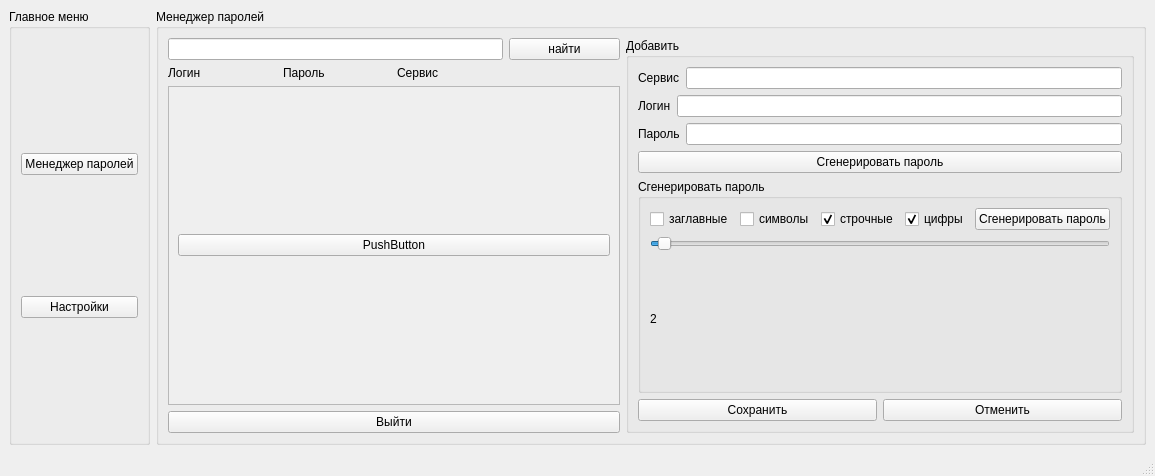
<?xml version="1.0" encoding="UTF-8"?>
<ui version="4.0">
 <class>MainWindow</class>
 <widget class="QMainWindow" name="MainWindow">
  <property name="geometry">
   <rect>
    <x>0</x>
    <y>0</y>
    <width>1155</width>
    <height>476</height>
   </rect>
  </property>
  <property name="windowTitle">
   <string>MainWindow</string>
  </property>
  <widget class="QWidget" name="centralwidget">
   <layout class="QHBoxLayout" name="horizontalLayout_5">
    <item>
     <layout class="QHBoxLayout" name="horizontalLayout" stretch="0,1">
      <item>
       <widget class="QGroupBox" name="menu_groupBox">
        <property name="title">
         <string>Главное меню</string>
        </property>
        <layout class="QHBoxLayout" name="horizontalLayout_2">
         <item>
          <layout class="QVBoxLayout" name="menu_verticalLayout">
           <item>
            <widget class="QPushButton" name="listpswdOpen_pushButton">
             <property name="text">
              <string>Менеджер паролей</string>
             </property>
            </widget>
           </item>
           <item>
            <widget class="QPushButton" name="settings_pushButton">
             <property name="text">
              <string>Настройки</string>
             </property>
            </widget>
           </item>
          </layout>
         </item>
        </layout>
       </widget>
      </item>
      <item>
       <widget class="QGroupBox" name="pswdMg_groupBox">
        <property name="title">
         <string>Менеджер паролей</string>
        </property>
        <layout class="QVBoxLayout" name="verticalLayout">
         <property name="sizeConstraint">
          <enum>QLayout::SizeConstraint::SetMinimumSize</enum>
         </property>
         <item>
          <layout class="QHBoxLayout" name="pswdMg_horizontalLayout" stretch="2,0">
           <item>
            <layout class="QVBoxLayout" name="accountList_verticalLayout">
             <item>
              <layout class="QVBoxLayout" name="MgListAcc_verticalLayout">
               <item>
                <layout class="QHBoxLayout" name="findAcc_horizontalLayout" stretch="3,1">
                 <property name="sizeConstraint">
                  <enum>QLayout::SizeConstraint::SetMinimumSize</enum>
                 </property>
                 <item>
                  <widget class="QLineEdit" name="findAcc_lineEdit"/>
                 </item>
                 <item>
                  <widget class="QPushButton" name="findAcc_pushButton">
                   <property name="text">
                    <string>найти</string>
                   </property>
                  </widget>
                 </item>
                </layout>
               </item>
               <item>
                <layout class="QHBoxLayout" name="horizontalLayout_4">
                 <item>
                  <widget class="QLabel" name="label_2">
                   <property name="text">
                    <string>Логин</string>
                   </property>
                  </widget>
                 </item>
                 <item>
                  <widget class="QLabel" name="label">
                   <property name="text">
                    <string>Пароль</string>
                   </property>
                  </widget>
                 </item>
                 <item>
                  <widget class="QLabel" name="label_3">
                   <property name="text">
                    <string>Сервис</string>
                   </property>
                  </widget>
                 </item>
                 <item>
                  <widget class="QLabel" name="label_4">
                   <property name="text">
                    <string/>
                   </property>
                  </widget>
                 </item>
                </layout>
               </item>
               <item>
                <widget class="QScrollArea" name="scrollArea">
                 <property name="widgetResizable">
                  <bool>true</bool>
                 </property>
                 <widget class="QWidget" name="scrollAreaWidgetContents">
                  <property name="geometry">
                   <rect>
                    <x>0</x>
                    <y>0</y>
                    <width>438</width>
                    <height>276</height>
                   </rect>
                  </property>
                  <layout class="QHBoxLayout" name="horizontalLayout_3">
                   <item>
                    <layout class="QVBoxLayout" name="listAcc_verticalLayout">
                     <item>
                      <widget class="QPushButton" name="pushButton">
                       <property name="text">
                        <string>PushButton</string>
                       </property>
                      </widget>
                     </item>
                    </layout>
                   </item>
                  </layout>
                 </widget>
                </widget>
               </item>
              </layout>
             </item>
             <item>
              <widget class="QPushButton" name="exitPswdMg_pushButton">
               <property name="text">
                <string>Выйти</string>
               </property>
              </widget>
             </item>
            </layout>
           </item>
           <item>
            <widget class="QGroupBox" name="addNewAc_groupBox">
             <property name="title">
              <string>Добавить</string>
             </property>
             <layout class="QVBoxLayout" name="verticalLayout_5">
              <item>
               <layout class="QVBoxLayout" name="addNewAc_verticalLayout">
                <item>
                 <layout class="QHBoxLayout" name="addNewAcServ_horizontalLayout">
                  <item>
                   <widget class="QLabel" name="addNewAcServ_label">
                    <property name="text">
                     <string>Сервис</string>
                    </property>
                   </widget>
                  </item>
                  <item>
                   <widget class="QLineEdit" name="addNewAcServ_lineEdit"/>
                  </item>
                 </layout>
                </item>
                <item>
                 <layout class="QHBoxLayout" name="addNewAcLog_horizontalLayout">
                  <item>
                   <widget class="QLabel" name="addNewAcLog_label">
                    <property name="text">
                     <string>Логин</string>
                    </property>
                   </widget>
                  </item>
                  <item>
                   <widget class="QLineEdit" name="addNewAcLog_lineEdit"/>
                  </item>
                 </layout>
                </item>
                <item>
                 <layout class="QHBoxLayout" name="addNewAcPswd_horizontalLayout">
                  <item>
                   <widget class="QLabel" name="addNewAcPswd_label">
                    <property name="text">
                     <string>Пароль</string>
                    </property>
                   </widget>
                  </item>
                  <item>
                   <widget class="QLineEdit" name="addNewAcPswd_lineEdit"/>
                  </item>
                 </layout>
                </item>
                <item>
                 <widget class="QPushButton" name="gemPswd_pushButton">
                  <property name="text">
                   <string>Сгенерировать пароль</string>
                  </property>
                 </widget>
                </item>
                <item>
                 <widget class="QGroupBox" name="gemPswd_groupBox">
                  <property name="title">
                   <string>Сгенерировать пароль</string>
                  </property>
                  <layout class="QVBoxLayout" name="verticalLayout_3">
                   <item>
                    <layout class="QHBoxLayout" name="horizontalLayout_7">
                     <item>
                      <widget class="QCheckBox" name="gemPswdCap_checkBox">
                       <property name="text">
                        <string>заглавные</string>
                       </property>
                      </widget>
                     </item>
                     <item>
                      <widget class="QCheckBox" name="genPswdSym_checkBox">
                       <property name="text">
                        <string>символы</string>
                       </property>
                       <property name="checked">
                        <bool>false</bool>
                       </property>
                      </widget>
                     </item>
                     <item>
                      <widget class="QCheckBox" name="gemPswdLow_checkBox">
                       <property name="text">
                        <string>строчные</string>
                       </property>
                       <property name="checked">
                        <bool>true</bool>
                       </property>
                      </widget>
                     </item>
                     <item>
                      <widget class="QCheckBox" name="gemPswdNum_checkBox">
                       <property name="text">
                        <string>цифры</string>
                       </property>
                       <property name="checked">
                        <bool>true</bool>
                       </property>
                      </widget>
                     </item>
                     <item>
                      <widget class="QPushButton" name="genPswd_pushButton">
                       <property name="text">
                        <string>Сгенерировать пароль</string>
                       </property>
                      </widget>
                     </item>
                    </layout>
                   </item>
                   <item>
                    <widget class="QSlider" name="horizontalSlider">
                     <property name="minimum">
                      <number>1</number>
                     </property>
                     <property name="maximum">
                      <number>128</number>
                     </property>
                     <property name="value">
                      <number>3</number>
                     </property>
                     <property name="orientation">
                      <enum>Qt::Orientation::Horizontal</enum>
                     </property>
                    </widget>
                   </item>
                   <item>
                    <widget class="QLabel" name="sliderValueLabel">
                     <property name="text">
                      <string>2</string>
                     </property>
                    </widget>
                   </item>
                  </layout>
                 </widget>
                </item>
                <item>
                 <layout class="QHBoxLayout" name="addNewAcButton_horizontalLayout">
                  <item>
                   <widget class="QPushButton" name="addNewAc_pushButton">
                    <property name="text">
                     <string>Сохранить</string>
                    </property>
                   </widget>
                  </item>
                  <item>
                   <widget class="QPushButton" name="backFromNewAc_pushButton">
                    <property name="text">
                     <string>Отменить</string>
                    </property>
                   </widget>
                  </item>
                 </layout>
                </item>
               </layout>
              </item>
             </layout>
            </widget>
           </item>
          </layout>
         </item>
        </layout>
       </widget>
      </item>
     </layout>
    </item>
   </layout>
  </widget>
  <widget class="QMenuBar" name="menubar">
   <property name="geometry">
    <rect>
     <x>0</x>
     <y>0</y>
     <width>1155</width>
     <height>21</height>
    </rect>
   </property>
  </widget>
  <widget class="QStatusBar" name="statusbar"/>
 </widget>
 <resources/>
 <connections/>
</ui>
